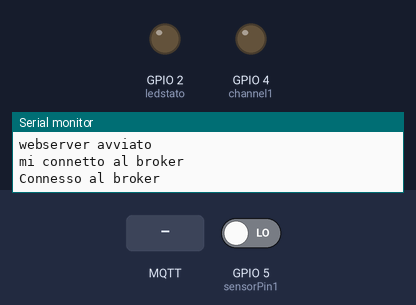
This sketch was run on a simulated ESP8266 (NodeMCU). Parts: output pins drawn as LEDs (lit = HIGH), the last lines printed to the serial monitor. The inputs (shaded band) are chosen by the test bench; at power-on: GPIO 5 (sensorPin1) LOW. WiFi joins after 1.5 s; servers stay silent unless stated; no MQTT or app messages arrive unless stated.

Above: at 8.8 s.
8.9 s: GPIO 5 (sensorPin1) driven HIGH
At 9.67 s:
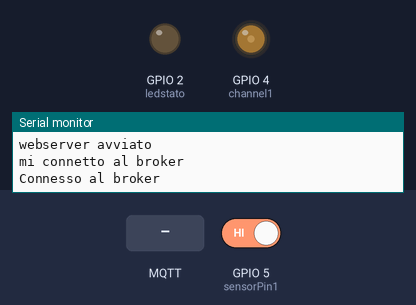
At 11.36 s:
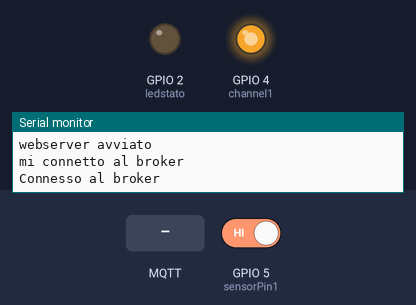
11.9 s: MQTT message "200" arrives on the first subscribed topic
13.4 s: MQTT message "0" arrives on the first subscribed topic
At 14.51 s:
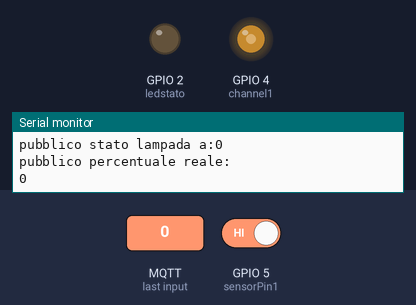
16.4 s: MQTT message "100" arrives on the first subscribed topic
19.4 s: MQTT message "9" arrives on the first subscribed topic
Timing chart, 0 to 23.4 s (numbered marks = the images above; inputs shaded):
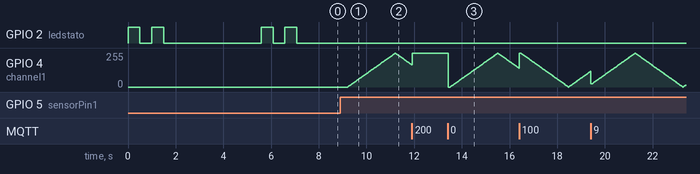

Measured:
- after the input at 8.9 s, GPIO 4 (channel1): rises from 0/255 to 252/255 in 2.0 s, then falls to 166/255 in 0.70 s

The sketch:

HeartLamp.ino
```cpp
#include <ESP8266WiFi.h>
#include <MQTTClient.h>
#include <ESP8266mDNS.h>
#include <ESP8266WebServer.h>
#include <ESP8266HTTPUpdateServer.h>


//ssid e password per connettersi
const char* ssid = "SSID";
const char* password = "PASSWORD";
const char* broker = "192.168.0.2";
const char* nome = "HeartLamp";  //inserire il nome del client

int perc = 0;
int perprec = 0;
int ledstato = 2;
//numero pin rele' 1
int channel1 = 4;
//numero pin pulsante 1
int sensorPin1 = 5;
bool up = HIGH;
String numero;


// Topic in uscita1
String outTopic = "CasaRage/HeartLamp/stato";
String inTopic = "CasaRage/HeartLamp";

ESP8266WebServer httpServer(80);
ESP8266HTTPUpdateServer httpUpdater;
WiFiClient net;
MQTTClient client;

void setup() {
  pinMode(ledstato, OUTPUT);
  digitalWrite(ledstato, LOW);
  pinMode(channel1, OUTPUT);
  pinMode(sensorPin1, INPUT);
  Serial.begin(9600);
  Serial.println("start");
  Serial.println("imposto modalità wifiSTA (client)");
  WiFi.mode(WIFI_STA);
  Wirelesscon();
  pagina();
  client.onMessage(messageReceived);
}

void loop() {

  if (numero != "") {
    perc = numero.toInt();
    perprec = perc;
    Serial.println("la percentuale è" + perc);
    numero = "";
    setlamp();
  }

  if (digitalRead(sensorPin1) == HIGH) {
    delay(300);
    if (digitalRead(sensorPin1) == HIGH) {
      while (digitalRead(sensorPin1) == HIGH) {
        client.loop();
        int valore = map(perc, 0, 100, 0, 255);
        analogWrite(channel1, valore);
        delay(20);
        if (up == HIGH) {
          perc++;
          if (perc > 99) up = LOW;
        }
        if (up == LOW) {
          perc--;
          if (perc < 1) up = HIGH;
        }
      }
      if (perprec != perc) setlamp();
      perprec = perc;
    } else {
      if (perc > 0) {
        perc = 0;
        setlamp();
      } else {
        if (perprec == 0) perprec = 100;
        perc = perprec;
        setlamp();
      }
    }
  }
  vercon();
  client.loop();
  httpServer.handleClient();
  MDNS.update();
}


void messageReceived(String& topic, String& payload) {
  Serial.println(topic + payload);
  perc = payload.toInt();
  perprec = perc;
  Serial.println("la percentuale è" + perc);

  setlamp();
}

void setlamp() {
  int valore = map(perc, 0, 100, 0, 255);
  analogWrite(channel1, valore);
  Serial.print("pubblico stato lampada a:");
  Serial.println(perc);
  if (client.connected()) {
    client.publish(outTopic, String(perc));
    Serial.println("pubblico percentuale reale: ");
    Serial.println(perc);
  }
}
```

ESP.ino
```cpp
void Wirelesscon() {
  lampeggio();
  //disconnetto da eventuali reti memorizzate (FONDAMENTALE!!, se omesso non si connette alla rete!)
  Serial.println("mi disconnetto prima");
  WiFi.disconnect();
  delay(20);
  Serial.println("inizio connessione");
  WiFi.begin(ssid, password);
  delay(10);
  Serial.println("Connessione in corso");
  int count = 0;
  while (WiFi.waitForConnectResult() != WL_CONNECTED) {
    count++;
    delay(100);
    Serial.print(".");
    if (count == 100) {
      digitalWrite(ledstato, HIGH);
      break;
    }
  }
  if (WiFi.waitForConnectResult() == WL_CONNECTED) {
    Serial.println("");
    Serial.println("Stato WiFi: ");
    Serial.println(WiFi.waitForConnectResult());
    Serial.println("");
    Serial.println("Connesso al WiFi");
    Serial.println(WiFi.localIP());
    Serial.println("termino mdns prima di farlo partire");
    MDNS.end();
    Serial.println("attendo 2 secondi");
    delay(2000);
    Serial.println("avvia mdns");
    if (!MDNS.begin(nome)) {
      // Start the mDNS responder for esp8266.local
      Serial.println("Errore nel settaggio di mDNS!");
    }
    httpUpdater.setup(&httpServer);
    httpServer.begin();
    Serial.println("mDNS partito");
    MDNS.addService("http", "tcp", 80);
  }
  Serial.println("webserver avviato");
  //richiamo la funzione connect per connettermi al server Raspberry e iscrivermi al Topic in ingresso
  connect();
}

void connect() {
  lampeggio();
  Serial.println("mi connetto al broker");
  //mi connetto al server Raspberry
  client.begin(broker, net);

  for (int i = 0; i < 10; i++) {
    if (!client.connect(nome)) {
      Serial.print(".");
      if (i == 9) {
        Serial.println("");
        Serial.println("Indirizzo IP Broker non corretto");
      }
    } else {
      Serial.println("Connesso al broker");
      digitalWrite(ledstato, LOW);
      client.subscribe(inTopic);
      break;
    }
  }
  Serial.println("");
}

void vercon() {
  if (WiFi.status() != WL_CONNECTED) {
    Serial.println("Non connesso al Wi-fi, mi riconnetto...");
    Wirelesscon();
    Serial.println("");
    Serial.println("attendo 10 secondi...");
    delay(10000);
  } else if (!client.connected()) {
    digitalWrite(ledstato, HIGH);
    Serial.println("");
    Serial.println("Non connesso al broker, mi riconnetto fra 10 secondi...");
    delay(10000);
    connect();
  }
}

void lampeggio() {
  digitalWrite(ledstato, !digitalRead(ledstato));
  delay(500);
  digitalWrite(ledstato, !digitalRead(ledstato));
  delay(500);
  digitalWrite(ledstato, !digitalRead(ledstato));
  delay(500);
  digitalWrite(ledstato, !digitalRead(ledstato));
  delay(500);
}

void pagina() {
  httpServer.on("/", []() {
    numero = httpServer.arg("numero");
    httpServer.send(200, "text/html", nome);
  });


  httpServer.begin();
}
```
